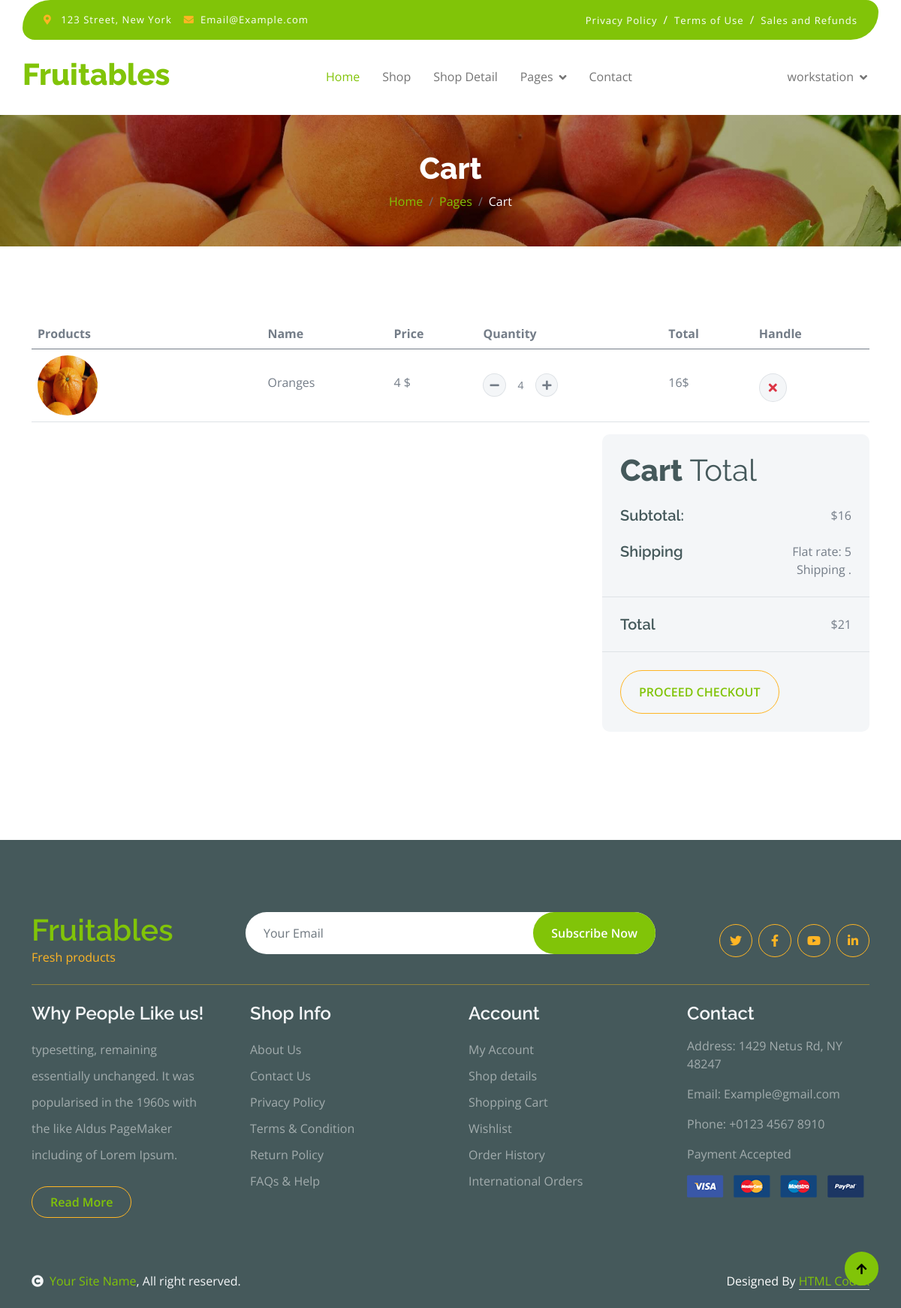
The app's page /cart (signed in) with its own data.
### home/models.py (models this page shows, shortened)
class Cart(models.Model):
    name = models.CharField(max_length=200)
    price = models.IntegerField()
    quantity = models.IntegerField()
    total = models.IntegerField()
    slug = models.SlugField(max_length=300)
    product = models.ForeignKey(Product, on_delete=models.CASCADE)
    checkout = models.BooleanField(default=False)

class Product(models.Model):
    name = models.CharField(max_length=100)
    price = models.IntegerField()
    image = models.ImageField(upload_to='media')
    description = models.TextField(blank=True)
    slug = models.TextField(unique=True)
    category = models.ForeignKey(Category, on_delete=models.CASCADE)
    labels = models.CharField(max_length=100, choices=LABELS)
    class Meta:
        ordering = ('id', 'name', 'price')

### home/views.py (the view)
# urls.py: path('cart',CartView.as_view(), name='cart'),
class CartView(BaseView):
    def get(self, request):
        username = request.user.username
        total_price = 0
        self.views['cart_products'] = Cart.objects.filter(name=username, checkout=False)
        for i in Cart.objects.filter(name=username, checkout=False):
            total_price = total_price + i.total
        self.views['total_price'] = total_price
        self.views['delivery_charge'] = 5
        self.views['all_total_price'] = total_price + self.views['delivery_charge']
        return render(request, 'cart.html', self.views)

### templates/cart.html (shortened to what this page needs)
{% extends 'base.html' %}
{% load static %}
{% block content %}
        <div class="container-fluid page-header py-5">
            <h1 class="text-center text-white display-6">Cart</h1>
            <ol class="breadcrumb justify-content-center mb-0">
                <li class="breadcrumb-item"><a href="#">Home</a></li>
                <li class="breadcrumb-item"><a href="#">Pages</a></li>
                <li class="breadcrumb-item active text-white">Cart</li>
            </ol>
        </div>
        <div class="container-fluid py-5">
            <div class="container py-5">
                <div class="table-responsive">
                    <table class="table">
                        <thead>
                          <tr>
                            <th scope="col">Products</th>
                            <th scope="col">Name</th>
                            <th scope="col">Price</th>
                            <th scope="col">Quantity</th>
                            <th scope="col">Total</th>
                            <th scope="col">Handle</th>
                          </tr>
                        </thead>
                        <tbody>
                        {% for cart in cart_products %}
                            <tr>
                                <th scope="row">
                                    <div class="d-flex align-items-center">
                                        <img src="{{cart.product.image.url}}" class="img-fluid me-5 rounded-circle" style="width: 80px; height: 80px;" alt="">
                                    </div>
                                </th>
                                <td>
                                    <p class="mb-0 mt-4">{{cart.product.name}}</p>
                                </td>
                                <td>
                                    <p class="mb-0 mt-4">{{cart.price}} $</p>
                                </td>
                                <td>
                                    <div class="input-group quantity mt-4" style="width: 100px;">
                                        <div class="input-group-btn">
                                            <a href="/reduce_quantity/{{cart.slug}}">
                                            <button class="btn btn-sm btn-minus rounded-circle bg-light border" >
                                            <i class="fa fa-minus"></i>
                                            </button>
                                            </a>
                                        </div>
                                        <input type="text" class="form-control form-control-sm text-center border-0" value="{{cart.quantity}}">
                                        <div class="input-group-btn">
                                            <a href="/add_to_cart/{{cart.slug}}">
                                            <button class="btn btn-sm btn-plus rounded-circle bg-light border">
                                                <i class="fa fa-plus"></i>
                                            </button>
                                            </a>
                                        </div>
                                    </div>
                                </td>
                                <td>
                                    <p class="mb-0 mt-4">{{cart.total}}$</p>
                                </td>
                                <td>
                                    <a href="/delete_cart/{{cart.slug}}">
                                    <button class="btn btn-md rounded-circle bg-light border mt-4" >
                                        <i class="fa fa-times text-danger"></i>
                                    </button>
                                    </a>
                                </td>
                            </tr>
                        {% endfor %}
                        </tbody>
                    </table>
                </div>
                <div class="row g-4 justify-content-end">
                    <div class="col-8"></div>
                    <div class="col-sm-8 col-md-7 col-lg-6 col-xl-4">
                        <div class="bg-light rounded">
                            <div class="p-4">
                                <h1 class="display-6 mb-4">Cart <span class="fw-normal">Total</span></h1>
                                <div class="d-flex justify-content-between mb-4">
                                    <h5 class="mb-0 me-4">Subtotal:</h5>
                                    <p class="mb-0">${{total_price}}</p>
                                </div>
                                <div class="d-flex justify-content-between">
                                    <h5 class="mb-0 me-4">Shipping</h5>
                                    <div class="">
                                        <p class="mb-0">Flat rate: {{delivery_charge}}</p>
                                    </div>
                                </div>
                                <p class="mb-0 text-end">Shipping .</p>
                            </div>
                            <div class="py-4 mb-4 border-top border-bottom d-flex justify-content-between">
                                <h5 class="mb-0 ps-4 me-4">Total</h5>
                                <p class="mb-0 pe-4">${{all_total_price}}</p>
                            </div>
                            <a href="/checkout"><button class="btn border-secondary rounded-pill px-4 py-3 text-primary text-uppercase mb-4 ms-4" type="button">Proceed Checkout</button></a>
                        </div>
                    </div>
                </div>
            </div>
        </div>
{% endblock %}

### templates/base.html (shortened to what this page needs)
<!DOCTYPE html>
{% load static %}
<html lang="en">
    <head>
        <link rel="stylesheet" href="https://use.fontawesome.com/releases/v5.15.4/css/all.css"/>
        <link href="https://cdn.jsdelivr.net/npm/bootstrap-icons@1.4.1/font/bootstrap-icons.css" rel="stylesheet">
        <link href="{% static 'lib/lightbox/css/lightbox.min.css' %}" rel="stylesheet">
        <link href="{% static 'lib/owlcarousel/assets/owl.carousel.min.css' %}" rel="stylesheet">
        <link href="{% static 'css/bootstrap.min.css' %}" rel="stylesheet">
        <link href="{% static 'css/style.css' %}" rel="stylesheet">
    </head>
    <body>
        <div class="container-fluid fixed-top">
            <div class="container topbar bg-primary d-none d-lg-block">
                <div class="d-flex justify-content-between">
                    <div class="top-info ps-2">
                        <small class="me-3"><i class="fas fa-map-marker-alt me-2 text-secondary"></i> <a href="#" class="text-white">123 Street, New York</a></small>
                        <small class="me-3"><i class="fas fa-envelope me-2 text-secondary"></i><a href="#" class="text-white">Email@Example.com</a></small>
                    </div>
                    <div class="top-link pe-2">
                        <a href="#" class="text-white"><small class="text-white mx-2">Privacy Policy</small>/</a>
                        <a href="#" class="text-white"><small class="text-white mx-2">Terms of Use</small>/</a>
                        <a href="#" class="text-white"><small class="text-white ms-2">Sales and Refunds</small></a>
                    </div>
                </div>
            </div>
            <div class="container px-0">
                <nav class="navbar navbar-light bg-white navbar-expand-xl">
                    <a href="index.html" class="navbar-brand"><h1 class="text-primary display-6">Fruitables</h1></a>
                    <div class="collapse navbar-collapse bg-white" id="navbarCollapse">
                        <div class="navbar-nav mx-auto">
                            <a href="/" class="nav-item nav-link active">Home</a>
                            <a href="/shop" class="nav-item nav-link">Shop</a>
                            <a href="shop-detail.html" class="nav-item nav-link">Shop Detail</a>
                            <div class="nav-item dropdown">
                                <a href="#" class="nav-link dropdown-toggle" data-bs-toggle="dropdown">Pages</a>
                            </div>
                            <a href="contact.html" class="nav-item nav-link">Contact</a>
                        </div>
                        {% if user.is_authenticated %}
                        <div class="navbar-nav ml-auto">
                            <div class="nav-item dropdown">
                                <a href="#" class="nav-link dropdown-toggle" data-toggle="dropdown">{{user.username}}</a>
                            </div>
                        </div>
                        {% endif %}
                    </div>
                </nav>
            </div>
        </div>
        {% block content %}
        {% endblock %}
        <div class="container-fluid bg-dark text-white-50 footer pt-5 mt-5">
            <div class="container py-5">
                <div class="pb-4 mb-4" style="border-bottom: 1px solid rgba(226, 175, 24, 0.5) ;">
                    <div class="row g-4">
                        <div class="col-lg-3">
                            <a href="#">
                                <h1 class="text-primary mb-0">Fruitables</h1>
                                <p class="text-secondary mb-0">Fresh products</p>
                            </a>
                        </div>
                        <div class="col-lg-6">
                            <div class="position-relative mx-auto">
                                <input class="form-control border-0 w-100 py-3 px-4 rounded-pill" type="number" placeholder="Your Email">
                                <button type="submit" class="btn btn-primary border-0 border-secondary py-3 px-4 position-absolute rounded-pill text-white" style="top: 0; right: 0;">Subscribe Now</button>
                            </div>
                        </div>
                        <div class="col-lg-3">
                            <div class="d-flex justify-content-end pt-3">
                                <a class="btn  btn-outline-secondary me-2 btn-md-square rounded-circle" href=""><i class="fab fa-twitter"></i></a>
                                <a class="btn btn-outline-secondary me-2 btn-md-square rounded-circle" href=""><i class="fab fa-facebook-f"></i></a>
                                <a class="btn btn-outline-secondary me-2 btn-md-square rounded-circle" href=""><i class="fab fa-youtube"></i></a>
                                <a class="btn btn-outline-secondary btn-md-square rounded-circle" href=""><i class="fab fa-linkedin-in"></i></a>
                            </div>
                        </div>
                    </div>
                </div>
                <div class="row g-5">
                    <div class="col-lg-3 col-md-6">
                        <div class="footer-item">
                            <h4 class="text-light mb-3">Why People Like us!</h4>
                            <p class="mb-4">typesetting, remaining essentially unchanged. It was
                                popularised in the 1960s with the like Aldus PageMaker including of Lorem Ipsum.</p>
                            <a href="" class="btn border-secondary py-2 px-4 rounded-pill text-primary">Read More</a>
                        </div>
                    </div>
                    <div class="col-lg-3 col-md-6">
                        <div class="d-flex flex-column text-start footer-item">
                            <h4 class="text-light mb-3">Shop Info</h4>
                            <a class="btn-link" href="">About Us</a>
                            <a class="btn-link" href="">Contact Us</a>
                            <a class="btn-link" href="">Privacy Policy</a>
                            <a class="btn-link" href="">Terms & Condition</a>
                            <a class="btn-link" href="">Return Policy</a>
                            <a class="btn-link" href="">FAQs & Help</a>
                        </div>
                    </div>
                    <div class="col-lg-3 col-md-6">
                        <div class="d-flex flex-column text-start footer-item">
                            <h4 class="text-light mb-3">Account</h4>
                            <a class="btn-link" href="">My Account</a>
                            <a class="btn-link" href="">Shop details</a>
                            <a class="btn-link" href="">Shopping Cart</a>
                            <a class="btn-link" href="">Wishlist</a>
                            <a class="btn-link" href="">Order History</a>
                            <a class="btn-link" href="">International Orders</a>
                        </div>
                    </div>
                    <div class="col-lg-3 col-md-6">
                        <div class="footer-item">
                            <h4 class="text-light mb-3">Contact</h4>
                            <p>Address: 1429 Netus Rd, NY 48247</p>
                            <p>Email: Example@gmail.com</p>
                            <p>Phone: +0123 4567 8910</p>
                            <p>Payment Accepted</p>
                            <img src="img/payment.png" class="img-fluid" alt="">
                        </div>
                    </div>
                </div>
            </div>
        </div>
        <div class="container-fluid copyright bg-dark py-4">
            <div class="container">
                <div class="row">
                    <div class="col-md-6 text-center text-md-start mb-3 mb-md-0">
                        <span class="text-light"><a href="#"><i class="fas fa-copyright text-light me-2"></i>Your Site Name</a>, All right reserved.</span>
                    </div>
                    <div class="col-md-6 my-auto text-center text-md-end text-white">
                        Designed By <a class="border-bottom" href="https://htmlcodex.com">HTML Codex</a>
                    </div>
                </div>
            </div>
        </div>
        <a href="#" class="btn btn-primary border-3 border-primary rounded-circle back-to-top"><i class="fa fa-arrow-up"></i></a>
    </body>
</html>

### records on screen
Cart: product.image (picture), product.name "Oranges", price "4", quantity "4", total "16"

### other values on screen
{{ user.username }} "workstation"
{{ total_price }} "16"
{{ delivery_charge }} "5"
{{ all_total_price }} "21"
